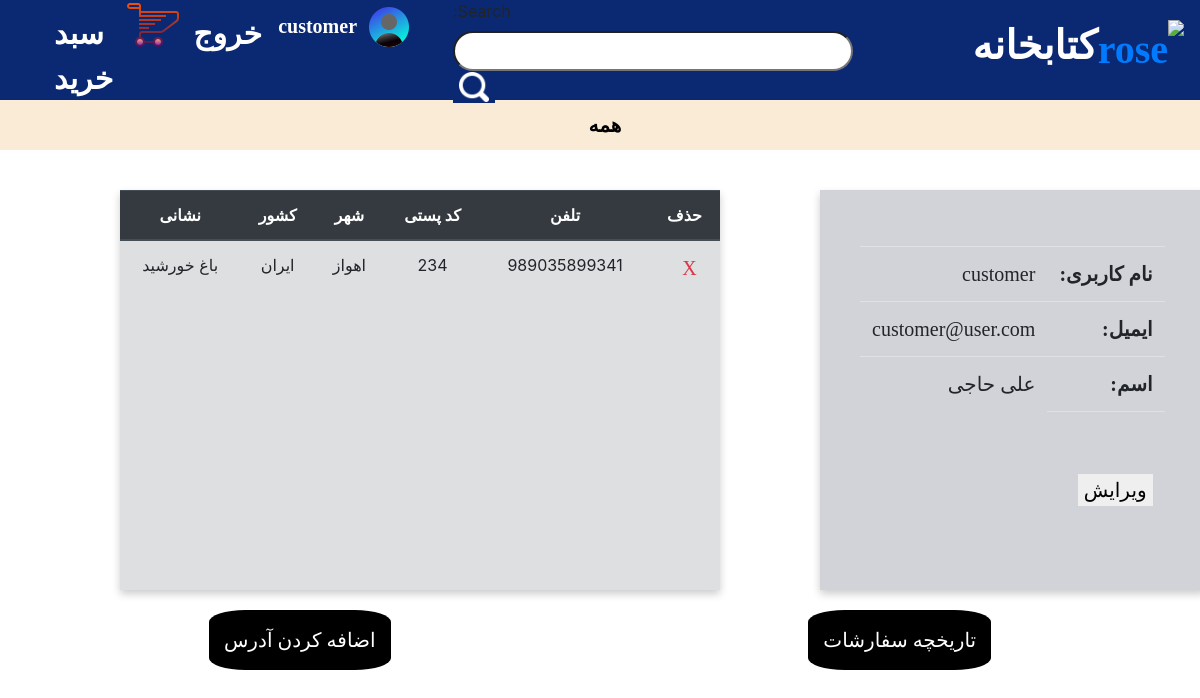
/account/profile/ (signed in), run on the app's committed database.
### account/models.py (models this page shows, shortened)
class User(AbstractBaseUser, PermissionsMixin):
    class Meta:
        verbose_name = "حساب کاربری"
        verbose_name_plural = "کاربران"
    username = models.CharField(max_length=200, verbose_name='نام کاربری')
    email = models.EmailField(unique=True, verbose_name='ایمیل')
    first_name = models.CharField(max_length=100, verbose_name='اسم', null=True, blank=True)
    last_name = models.CharField(max_length=100, verbose_name='فامیل', null=True, blank=True)
    is_active = models.BooleanField(default=True)
    is_admin = models.BooleanField(default=False)
    is_superuser = models.BooleanField(default=False)
    objects = UserManager()
    USERNAME_FIELD = 'email'
    REQUIRED_FIELDS = ['username']
    def full_name(self):
        return f'{self.first_name} {self.last_name}'

class Address(models.Model):
    class Meta:
        verbose_name = "نشانی"
        verbose_name_plural = "نشانی ها"
    txt = models.TextField(max_length=200, verbose_name='متن')
    user = models.ForeignKey('account.User', on_delete=models.CASCADE, verbose_name='کاربر')
    country = models.CharField(max_length=100,  verbose_name='کشور')
    city = models.CharField(max_length=100, verbose_name='شهر')
    postal_code = models.IntegerField( verbose_name='کد پستی')
    phone = models.IntegerField( verbose_name='تلفن')

### account/views.py (the view)
# urls.py: path('profile/', views.user_profile, name='user_profile'),
@login_required(login_url='account:user_login')
def user_profile(request):
    form = SearchForm()
    profile = Address.objects.filter(user_id=request.user.id)
    return render(request, 'profile.html', {'profile': profile, 'form': form})

### products/forms.py
class SearchForm(forms.Form):
    search = forms.CharField(max_length=20)

### account/templates/profile.html (shortened to what this page needs)
{% extends 'base.html' %}
{% block pro %}
    <!DOCTYPE html>
    <html lang="en">
    <head>
    </head>
    <body>
    <br>
    <div class="profile" style="display: flex; flex-direction: inherit;">
        <div class="address" style="width: 50%; margin-left: 10%;     background-color: #dedfe0;
    text-align: center;  box-shadow: 0 4px 8px 0 rgba(0, 0, 0, 0.2);">
            <table class="table">
                <thead class="thead-dark">
                <tr>
                    <th scope="col">نشانی</th>
                    <th scope="col">کشور</th>
                    <th scope="col">شهر</th>
                    <th scope="col">کد پستی</th>
                    <th scope="col">تلفن</th>
                    <th scope="col">حذف</th>
                </tr>
                </thead>
                <tbody style="">
                {% for pr in profile %}
                    <tr>
                        <td>{{ pr.txt }}</td>
                        <td>{{ pr.country }}</td>
                        <td>{{ pr.city }}</td>
                        <td>{{ pr.postal_code }}</td>
                        <td>{{ pr.phone }}</td>
                        <td><a style="    font-size: 20px;    text-decoration: none;
    font-family: cursive;
    padding-left: 10px;" class="text-danger " href="{% url 'account:delete_address' pr.id %}">X</a></td>
                    </tr>
                {% endfor %}
                </tbody>
            </table>
        </div>
        <div style=" box-shadow: 0 4px 8px 0 rgba(0, 0, 0, 0.2);background-color: #d2d3d8;
    padding-right: 40px;
    margin-right: -100px;
    font-size: 20px;
    padding-left: 40px;
    height: 400px;
    font-family: -webkit-body;
    display: flex;
    flex-direction: column;
    justify-content: space-evenly;
margin-left: 100px;">
            <table class="table" style="direction: rtl;
    text-align: -webkit-left;">
                <tr>
                    <th scope="col">نام کاربری:</th>
                    <td>{{ user.username }}</td>
                </tr>
                <tr>
                    <th scope="col">ایمیل:</th>
                    <td> {{ user.email }}</td>
                </tr>
                <tr>
                    <th scope="col">اسم:</th>
                    <td>{{ user.full_name }}</td>
                </tr>
                <tr>
                    <th scope="col">
                        <button style="margin-top: 50px;
    border: none;
    text-decoration: none;"><a style="color: black" href="{% url 'account:user_profile_update' %}">ویرایش</a></button>
                    </th>
                </tr>
            </table>
        </div>
    </div>
    <div class="button" style="    display: flex;
    justify-content: space-around;">
        <button style="
            font-family: 'IranNastaliq';
    padding: 15px;
    font-size: 20px;
    border: none;
    margin-top: 20px;
        border-radius: 20%;
    background-color: black;"><a style="color: white; text-decoration: none;" href="{% url 'account:add_address' %}">اضافه
            کردن آدرس</a>
        </button>
        <button style="
            font-family: 'IranNastaliq';
    padding: 15px;
    font-size: 20px;
        border: none;
    margin-top: 20px;
    border-radius: 20%;
    background-color: black;"><a style="color: white; text-decoration: none;" href="{% url 'account:history' %}">تاریخچه
            سفارشات</a>
        </button>
    </div>
    </body>
    </html>
{% endblock %}

### products/templates/base.html (shortened to what this page needs)
{% load static %}
<!DOCTYPE html>
<html lang="en">
<head>
    <link rel="stylesheet" type="text/css" href="{% static 'base.css' %}">
    <link rel="stylesheet" href="https://cdnjs.cloudflare.com/ajax/libs/font-awesome/4.7.0/css/font-awesome.min.css">
    <link
            href="https://www.fontonline.ir/css/IranNastaliq.css"
            rel="stylesheet"
            type="text/css"
    />
    <link rel="stylesheet" href="path/to/font-awesome/css/font-awesome.min.css">
    <link rel="stylesheet" href="https://stackpath.bootstrapcdn.com/bootstrap/4.3.1/css/bootstrap.min.css"
>
</head>
<body>
<div class="sticky-top">
    <nav class="navbar navbar-expand-lg sticky-top"
         style="direction: rtl; background-color: #0b2873;height: 100px;padding-top: 20px;">
        {% if user.is_authenticated %}
            {% if user.is_superuser %}
                <div class="nav-logo " style="width: 30%;display: flex;"><p><a href="{% url "products:index" %}"><img
                        style="width: 100px" src="{% static 'pngfind.com-superman-symbol-png-625339.png' %}"
                        alt="rose"/></a><a
                        style="color:white; text-decoration: none;" href="{% url 'admin:index' %}">superuser</a></p>
                </div>
                <div class="collapse navbar-collapse" id="navbarSupportedContent">
                {% block search %}
                <form class="searchbox" method="post" action="{% url 'products:product_search' %}">
                {% csrf_token %}
                {{ form }}
                <button type="submit"><img src="{% static '106236_search_icon.png' %}"></button>
                </form>
                {% endblock %}
                <ul class="navbar-nav mr-auto" style="margin-left: 30px">
                    <a style="text-decoration: none;color: white;font-family: 'IranNastaliq';font-size: 20px;font-weight: bold;"
                       class="nav-link"
                       href="{% url 'products:adding_ctg' %}">دسته بندی+</a><br>
                    <a style="text-decoration: none;color: white;font-family: 'IranNastaliq';font-size: 20px;font-weight: bold;"
                       class="nav-link"
                       href="{% url 'account:dashboard' %}">نمودار</a><br>
                    <a style="text-decoration: none;color: white;font-family: 'IranNastaliq';font-size: 20px;font-weight: bold;"
                       class="nav-link" href="{% url 'products:adding_book' %}">کتاب+</a>
                    <li class="nav-item active"><img src="{% static 'accounticon.png' %}" alt="icon"></li>
                    <a style="text-decoration: none;color: white;font-family: 'IranNastaliq';font-size: 20px;font-weight: bold;"
                       class="nav-link"
                       href="{% url 'account:user_profile' %}">{{ user.username }}</a><br>
                    <a style="text-decoration: none;color: white;font-family: 'IranNastaliq';font-size: 30px;font-weight: bold;"
                       class="nav-link" href="{% url 'account:user_logout' %}">خروج</a>
                </ul>
            {% else %}
                <div class="nav-logo " style="width: 30%;display: flex;"><p><a href="{% url "products:index" %}"><img
                        style="width: 100px" src="{% static 'bookstorelogo.png' %}" alt="rose"/></a><a
                        style="color:white; text-decoration: none;" href="#">کتابخانه</a></p></div>
                <div class="collapse navbar-collapse" id="navbarSupportedContent">
                <form class="searchbox" method="post" action="{% url 'products:product_search' %}">
                {{ form }}
                <button type="submit"><img src="{% static '106236_search_icon.png' %}"></button>
                </form>
                <ul class="navbar-nav mr-auto" style="margin-left: 30px">
                    <li class="nav-item active"><img src="{% static 'accounticon.png' %}" alt="icon"></li>
                    <a style="text-decoration: none;color: white;font-family: 'IranNastaliq';font-size: 20px;font-weight: bold;"
                       class="nav-link"
                       href="{% url 'account:user_profile' %}">{{ user.username }}</a><br>
                    <a style="text-decoration: none;color: white;font-family: 'IranNastaliq';font-size: 30px;font-weight: bold;"
                       class="nav-link" href="{% url 'account:user_logout' %}">خروج</a>
                    <li style="margin-top: -10px;" class="nav-item active"><img
                            src="{% static 'shoppingbasketicon.png' %}" alt="icon"></li>
                    <a style="text-decoration: none;color: white;font-family: 'IranNastaliq';font-size: 30px;font-weight: bold;"
                       class="nav-link"
                       href="{% url 'order:cart_detail' %}">سبد خرید</a>
                </ul>
            {% endif %}
        {% endif %}
        </div>
    </nav>
    <div class="categories ">
        <ul style="display: flex; justify-content: space-around;">
            <li><a href="{% url 'products:index' %}">همه</a></li>
        </ul>
    </div>
</div>
{% include 'message.html' %}
{% block pro %}
{% endblock %}
</body>
</html>

### order/static/base.css (style rules this page uses)
.nav-logo p { font-family: IranNastaliq, "IranNastaliq", tahoma; font-weight: bold; font-size: 40px; font-weight: bold; color: rgb(255, 255, 255); text-decoration: none; padding-left: 20px; }
.nav-logo img { height: 100px; }
.categories ul { list-style: none; display: flex; flex-direction: row-reverse; align-items: flex-start; padding: 10px; background-color: antiquewhite; position: sticky; position: -webkit-sticky; }
.categories ul > li { padding-left: 10px; }
.categories li > a { text-decoration: none; font-size: 20px; font-family: IranNastaliq, "IranNastaliq", tahoma; font-weight: bold; color: #000; }

### products/templates/base.html (style rules this page uses)
.searchbox { padding-bottom: 10px; }
.searchbox input { width: 400px; height: 40px; border-radius: 20px; }
.searchbox button { border: none; background-color: #0b2873; color: white; }
.searchbox button>img { width: 30px; }

### data on the page
User: username "customer", email "customer@user.com", full_name "علی حاجی"
Address: txt "باغ خورشید", country "ایران", city "اهواز", postal_code "234", phone "989035899341"
